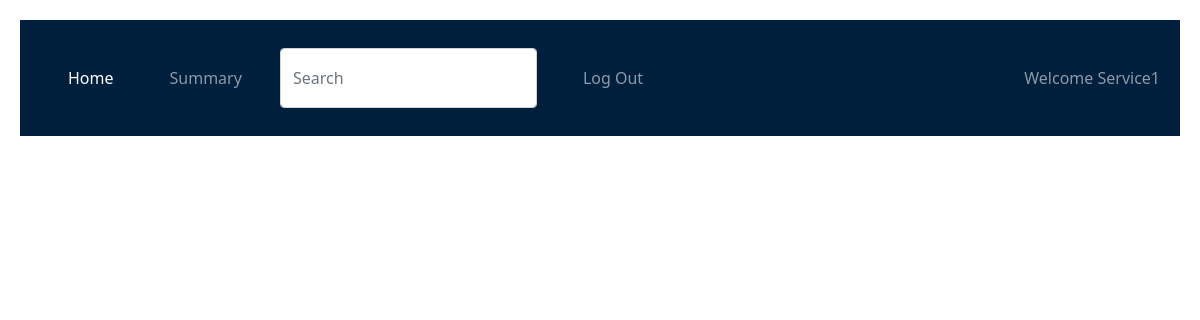
/edit_request/1/Service1, run on an earlier commit of the app's database.
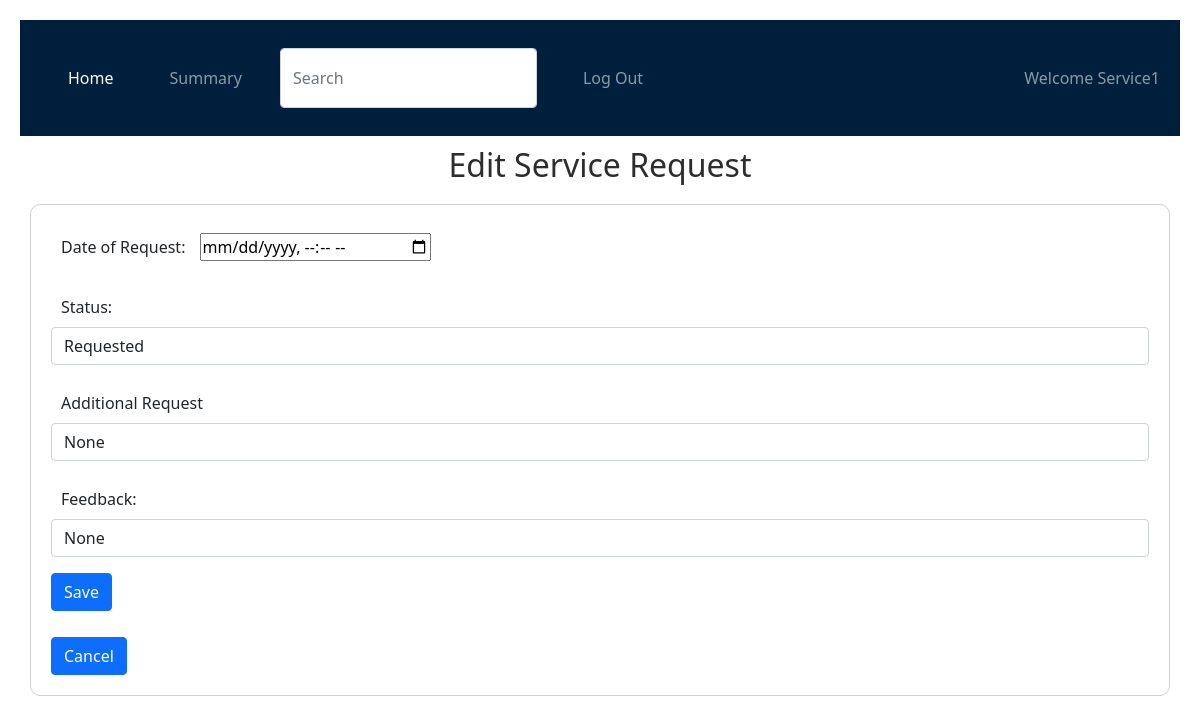
And on a later commit of the database.
### backend/models.py (models this page shows)
class Service_Request(db.Model):
	__tablename__="service_request"
	id=db.Column(db.Integer,primary_key=True)
	service_name=db.Column(db.String,nullable=False)
	service_id=db.Column(db.Integer,db.ForeignKey("service.id"),nullable=False)
	customer_id=db.Column(db.Integer,db.ForeignKey("user.id"),nullable=False)
	professional_id=db.Column(db.Integer,db.ForeignKey("professional.id"),nullable=False)
	dor=db.Column(db.DateTime,nullable=False)
	doc=db.Column(db.DateTime)
	status=db.Column(db.String,default="Requested")
	additional_request=db.Column(db.String)
	feedback=db.Column(db.String)

### backend/controllers.py (the view, shortened to what this page needs)
@app.route("/edit_request/<id>/<name>",methods=["GET","POST"])
def edit_request(id,name):
    v=get_service_request(id)
    return render_template("edit_request.html",service_request=v,name=name)

### backend/controllers.py (called while the page is built)
def get_service_request(id):
    service_requests=Service_Request.query.filter_by(id=id).first()
    return service_requests

### templates/edit_request.html
{% extends "cust_layout.html" %}
{% block content  %}
  {% if service_request %}
        <h2 class="center">Edit Service Request</h2>
          <form action="/edit_request/{{service_request.id}}/{{name}}" method="POST">
            <div class="input_form">
                <div class="mb-3">
                <label for="dor">Date of Request:</label>
                <input type="datetime-local" id="dor" name="dor" value={{service_request.dor}}>
            </div>
                <div class="mb-3">
                    <label for="status" class="form-label">Status:</label>
                    <input type="text" name="status"  class="form-control" id="status" value="{{service_request.status}}">
                </div>
                <div class="mb-3">
                    <label for="additional_request" class="form-label">Additional Request</label>
                    <input type="text" class="form-control" name="additional_request" id="additional_request" value="{{service_request.additional_request}}">
                </div>
                <div class="mb-3">
                    <label for="feedback" class="form-label">Feedback:</label>
                    <input type="feedback" class="form-control" name="feedback" id="feedback" value="{{service_request.feedback}}">
                </div>
                <div class="mb-3">
                    <button type="submit" class="btn btn-primary">Save</button>
                </div>
                <a href="/cust_dashboard/{{name}}" type="button" class="btn btn-primary">Cancel</a>
            </div>
          </form>
          {% endif %}
{%endblock%}

### templates/cust_layout.html (shortened to what this page needs)
<!DOCTYPE html>
<html lang="en">
<head>
    <link rel="stylesheet" href="/static/styles/main.css">
    <link href="https://cdn.jsdelivr.net/npm/bootstrap@5.0.2/dist/css/bootstrap.min.css" rel="stylesheet">
</head>
<body style="background:#f1f1f1>
          <div class="my_panel">
            <nav class="navbar navbar-expand-lg navbar-dark"style="background-color: #001f3d";>
              <div class = "collapse navbar-collapse" id="navbarText">
                  <ul class="navbar-nav me-auto mb-2 mb-lg-0">
                      <li class="nav-item">
                          <a class="nav-link active" aria-current="page" href="#">Home</a>
                        </li>
                    <li class="nav-item">
                      <a class="nav-link " aria-current="page" href="#">Summary</a>
                    </li>
                    <form class="d-flex" method="POST" action="search_cust/{{name}}">
                      <input class="form-control me-2" type="search" placeholder="Search" aria-label="Search" name="search_txt",id="search_txt">
                    </form>
                    <li class="nav-item">
                      <a class="nav-link" href="/login">Log Out</a>
                    </li>
                  </ul>
                  <span class="navbar-text">
                      Welcome {{name}}
                  </span>
              </div>
      </nav>
            {% block content %}{% endblock content %}
        </body>
        </html>

What changed in the data, as far as the page shows it:
added Service_Request: service_name "Service1", status "Requested", additional_request "None", feedback "None"
Also different on the page:
{{ name }}: "Service1" → (not shown)
text now shown: "Edit Service Request Date of Request: Status: Additional Request Feedback: Save Cancel"
